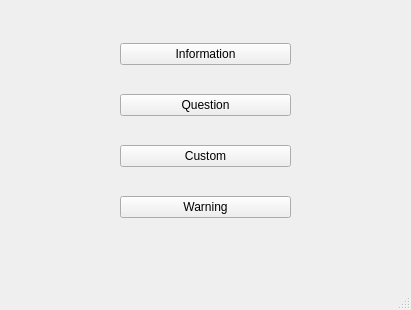
<?xml version="1.0" encoding="UTF-8"?>
<ui version="4.0">
 <class>MainWindow</class>
 <widget class="QMainWindow" name="MainWindow">
  <property name="geometry">
   <rect>
    <x>0</x>
    <y>0</y>
    <width>411</width>
    <height>310</height>
   </rect>
  </property>
  <property name="windowTitle">
   <string>MainWindow</string>
  </property>
  <widget class="QWidget" name="centralwidget">
   <widget class="QWidget" name="">
    <property name="geometry">
     <rect>
      <x>120</x>
      <y>20</y>
      <width>171</width>
      <height>221</height>
     </rect>
    </property>
    <layout class="QVBoxLayout" name="verticalLayout">
     <item>
      <widget class="QPushButton" name="pushButton">
       <property name="text">
        <string>Information</string>
       </property>
      </widget>
     </item>
     <item>
      <widget class="QPushButton" name="pushButton_2">
       <property name="text">
        <string>Question</string>
       </property>
      </widget>
     </item>
     <item>
      <widget class="QPushButton" name="pushButton_3">
       <property name="text">
        <string>Custom</string>
       </property>
      </widget>
     </item>
     <item>
      <widget class="QPushButton" name="pushButton_4">
       <property name="text">
        <string>Warning</string>
       </property>
      </widget>
     </item>
    </layout>
   </widget>
  </widget>
  <widget class="QStatusBar" name="statusbar"/>
 </widget>
 <resources/>
 <connections/>
</ui>
